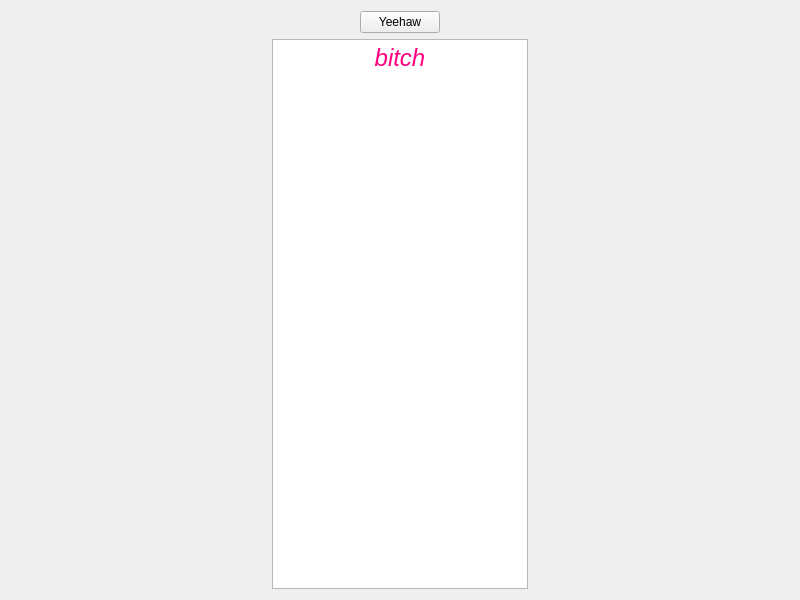
<?xml version="1.0" encoding="UTF-8"?>
<ui version="4.0">
 <class>BudgetUIBase</class>
 <widget class="QWidget" name="BudgetUIBase">
  <property name="geometry">
   <rect>
    <x>0</x>
    <y>0</y>
    <width>800</width>
    <height>600</height>
   </rect>
  </property>
  <property name="windowTitle">
   <string>BudgetUIBase</string>
  </property>
  <layout class="QVBoxLayout" name="verticalLayout">
   <item alignment="Qt::AlignmentFlag::AlignHCenter">
    <widget class="QPushButton" name="pushButton">
     <property name="text">
      <string>Yeehaw</string>
     </property>
    </widget>
   </item>
   <item alignment="Qt::AlignmentFlag::AlignHCenter">
    <widget class="QTextEdit" name="textEdit">
     <property name="enabled">
      <bool>true</bool>
     </property>
     <property name="sizePolicy">
      <sizepolicy hsizetype="Ignored" vsizetype="Ignored">
       <horstretch>0</horstretch>
       <verstretch>0</verstretch>
      </sizepolicy>
     </property>
     <property name="html">
      <string>&lt;!DOCTYPE HTML PUBLIC &quot;-//W3C//DTD HTML 4.0//EN&quot; &quot;http://www.w3.org/TR/REC-html40/strict.dtd&quot;&gt;
&lt;html&gt;&lt;head&gt;&lt;meta name=&quot;qrichtext&quot; content=&quot;1&quot; /&gt;&lt;meta charset=&quot;utf-8&quot; /&gt;&lt;style type=&quot;text/css&quot;&gt;
p, li { white-space: pre-wrap; }
hr { height: 1px; border-width: 0; }
li.unchecked::marker { content: &quot;\2610&quot;; }
li.checked::marker { content: &quot;\2612&quot;; }
&lt;/style&gt;&lt;/head&gt;&lt;body style=&quot; font-family:'Segoe UI'; font-size:9pt; font-weight:400; font-style:normal;&quot;&gt;
&lt;p align=&quot;center&quot; style=&quot; margin-top:0px; margin-bottom:0px; margin-left:0px; margin-right:0px; -qt-block-indent:0; text-indent:0px;&quot;&gt;&lt;span style=&quot; font-size:18pt; font-style:italic; color:#ff007f;&quot;&gt;bitch&lt;/span&gt;&lt;/p&gt;&lt;/body&gt;&lt;/html&gt;</string>
     </property>
    </widget>
   </item>
  </layout>
  <zorder>textEdit</zorder>
  <zorder>pushButton</zorder>
 </widget>
 <resources/>
 <connections>
  <connection>
   <sender>pushButton</sender>
   <signal>clicked()</signal>
   <receiver>textEdit</receiver>
   <slot>update()</slot>
   <hints>
    <hint type="sourcelabel">
     <x>399</x>
     <y>20</y>
    </hint>
    <hint type="destinationlabel">
     <x>399</x>
     <y>314</y>
    </hint>
   </hints>
  </connection>
 </connections>
</ui>
